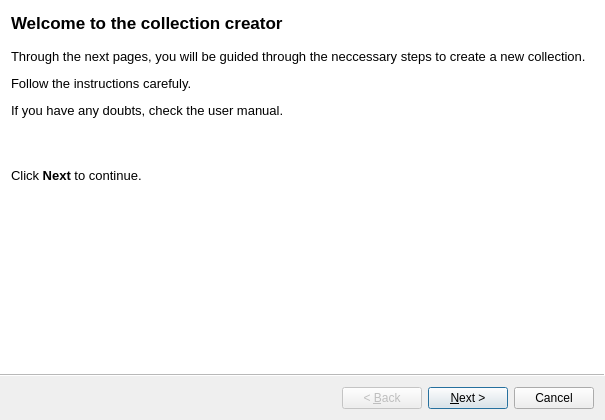
<?xml version="1.0" encoding="UTF-8"?>
<ui version="4.0">
 <class>NewCollectionWizard</class>
 <widget class="QWizard" name="NewCollectionWizard">
  <property name="geometry">
   <rect>
    <x>0</x>
    <y>0</y>
    <width>605</width>
    <height>420</height>
   </rect>
  </property>
  <property name="windowTitle">
   <string>New collection creator</string>
  </property>
  <property name="modal">
   <bool>true</bool>
  </property>
  <property name="wizardStyle">
   <enum>QWizard::AeroStyle</enum>
  </property>
  <property name="options">
   <set>QWizard::ExtendedWatermarkPixmap|QWizard::IndependentPages</set>
  </property>
  <widget class="QWizardPage" name="welcomePage">
   <property name="title">
    <string>Welcome to the collection creator</string>
   </property>
   <attribute name="pageId">
    <string notr="true">0</string>
   </attribute>
   <layout class="QGridLayout" name="gridLayout_3">
    <item row="0" column="0">
     <widget class="QLabel" name="label_4">
      <property name="text">
       <string>&lt;!DOCTYPE HTML PUBLIC &quot;-//W3C//DTD HTML 4.0//EN&quot; &quot;http://www.w3.org/TR/REC-html40/strict.dtd&quot;&gt;
&lt;html&gt;&lt;head&gt;&lt;meta name=&quot;qrichtext&quot; content=&quot;1&quot; /&gt;&lt;style type=&quot;text/css&quot;&gt;
p, li { white-space: pre-wrap; }
&lt;/style&gt;&lt;/head&gt;&lt;body style=&quot; font-family:'MS Shell Dlg 2'; font-size:8pt; font-weight:400; font-style:normal;&quot;&gt;
&lt;p style=&quot; margin-top:12px; margin-bottom:12px; margin-left:0px; margin-right:0px; -qt-block-indent:0; text-indent:0px;&quot;&gt;&lt;span style=&quot; font-size:10pt;&quot;&gt;Through the next pages, you will be guided through the neccessary steps to create a new collection.&lt;/span&gt;&lt;/p&gt;
&lt;p style=&quot; margin-top:12px; margin-bottom:12px; margin-left:0px; margin-right:0px; -qt-block-indent:0; text-indent:0px;&quot;&gt;&lt;span style=&quot; font-size:10pt;&quot;&gt;Follow the instructions carefuly.&lt;/span&gt;&lt;/p&gt;
&lt;p style=&quot; margin-top:12px; margin-bottom:12px; margin-left:0px; margin-right:0px; -qt-block-indent:0; text-indent:0px;&quot;&gt;&lt;span style=&quot; font-size:10pt;&quot;&gt;If you have any doubts, check the user manual.&lt;/span&gt;&lt;/p&gt;
&lt;p style=&quot; margin-top:12px; margin-bottom:12px; margin-left:0px; margin-right:0px; -qt-block-indent:0; text-indent:0px;&quot;&gt;&lt;br /&gt;&lt;/p&gt;
&lt;p style=&quot; margin-top:12px; margin-bottom:12px; margin-left:0px; margin-right:0px; -qt-block-indent:0; text-indent:0px;&quot;&gt;&lt;span style=&quot; font-size:10pt;&quot;&gt;Click &lt;/span&gt;&lt;span style=&quot; font-size:10pt; font-weight:600;&quot;&gt;Next&lt;/span&gt;&lt;span style=&quot; font-size:10pt;&quot;&gt; to continue.&lt;/span&gt;&lt;/p&gt;&lt;/body&gt;&lt;/html&gt;</string>
      </property>
      <property name="wordWrap">
       <bool>true</bool>
      </property>
      <property name="margin">
       <number>10</number>
      </property>
      <property name="indent">
       <number>-1</number>
      </property>
     </widget>
    </item>
   </layout>
  </widget>
  <widget class="BasicInfoPage" name="basePage">
   <attribute name="pageId">
    <string notr="true">1</string>
   </attribute>
  </widget>
  <widget class="QWizardPage" name="confirmPage">
   <property name="title">
    <string>Ready</string>
   </property>
   <attribute name="pageId">
    <string notr="true">2</string>
   </attribute>
   <layout class="QGridLayout" name="gridLayout_4">
    <item row="0" column="0">
     <widget class="QLabel" name="label_5">
      <property name="text">
       <string>&lt;html&gt;&lt;head/&gt;&lt;body&gt;&lt;p&gt;&lt;br/&gt;&lt;/p&gt;&lt;p&gt;&lt;span style=&quot; font-size:10pt;&quot;&gt;The new collection is ready to be created.&lt;/span&gt;&lt;br/&gt;&lt;br/&gt;&lt;/p&gt;&lt;p&gt;&lt;br/&gt;&lt;span style=&quot; font-size:10pt;&quot;&gt;Click &lt;/span&gt;&lt;span style=&quot; font-size:10pt; font-weight:600;&quot;&gt;Next&lt;/span&gt;&lt;span style=&quot; font-size:10pt;&quot;&gt; to create the collection.&lt;/span&gt;&lt;/p&gt;&lt;/body&gt;&lt;/html&gt;</string>
      </property>
     </widget>
    </item>
   </layout>
  </widget>
  <widget class="CreateCollectionPage" name="createPage">
   <attribute name="pageId">
    <string notr="true">3</string>
   </attribute>
  </widget>
  <widget class="QWizardPage" name="failPage">
   <property name="title">
    <string>Oops!</string>
   </property>
   <attribute name="pageId">
    <string notr="true">4</string>
   </attribute>
   <layout class="QGridLayout" name="gridLayout">
    <item row="0" column="0">
     <widget class="QLabel" name="label_6">
      <property name="text">
       <string>&lt;!DOCTYPE HTML PUBLIC &quot;-//W3C//DTD HTML 4.0//EN&quot; &quot;http://www.w3.org/TR/REC-html40/strict.dtd&quot;&gt;
&lt;html&gt;&lt;head&gt;&lt;meta name=&quot;qrichtext&quot; content=&quot;1&quot; /&gt;&lt;style type=&quot;text/css&quot;&gt;
p, li { white-space: pre-wrap; }
&lt;/style&gt;&lt;/head&gt;&lt;body style=&quot; font-family:'MS Shell Dlg 2'; font-size:8pt; font-weight:400; font-style:normal;&quot;&gt;
&lt;p style=&quot; margin-top:12px; margin-bottom:12px; margin-left:0px; margin-right:0px; -qt-block-indent:0; text-indent:0px;&quot;&gt;&lt;span style=&quot; font-size:10pt;&quot;&gt;Something went wrong while creating the files.&lt;/span&gt;&lt;/p&gt;
&lt;p style=&quot; margin-top:12px; margin-bottom:12px; margin-left:0px; margin-right:0px; -qt-block-indent:0; text-indent:0px;&quot;&gt;&lt;span style=&quot; font-size:10pt;&quot;&gt;Please check if the destination directory is valid, and if you can write (&lt;/span&gt;&lt;span style=&quot; font-size:10pt; font-style:italic;&quot;&gt;e.g.&lt;/span&gt;&lt;span style=&quot; font-size:10pt;&quot;&gt; create or delete files) in there.&lt;/span&gt;&lt;/p&gt;
&lt;p style=&quot; margin-top:12px; margin-bottom:12px; margin-left:0px; margin-right:0px; -qt-block-indent:0; text-indent:0px;&quot;&gt;&lt;span style=&quot; font-size:10pt;&quot;&gt;Click &lt;/span&gt;&lt;span style=&quot; font-size:10pt; font-weight:600;&quot;&gt;Finish&lt;/span&gt;&lt;span style=&quot; font-size:10pt;&quot;&gt; to continue.&lt;/span&gt;&lt;/p&gt;&lt;/body&gt;&lt;/html&gt;</string>
      </property>
      <property name="wordWrap">
       <bool>true</bool>
      </property>
      <property name="margin">
       <number>10</number>
      </property>
      <property name="indent">
       <number>-1</number>
      </property>
     </widget>
    </item>
   </layout>
  </widget>
 </widget>
 <customwidgets>
  <customwidget>
   <class>BasicInfoPage</class>
   <extends>QWizardPage</extends>
   <header>dialogs/wizards/basic-info-page.h</header>
   <container>1</container>
  </customwidget>
  <customwidget>
   <class>CreateCollectionPage</class>
   <extends>QWizardPage</extends>
   <header>dialogs/wizards/create-collection-page.h</header>
   <container>1</container>
  </customwidget>
 </customwidgets>
 <resources/>
 <connections/>
 <slots>
  <slot>validate_name(QString)</slot>
  <slot>validate_mail(QString)</slot>
  <slot>validate_author(QString)</slot>
 </slots>
</ui>
